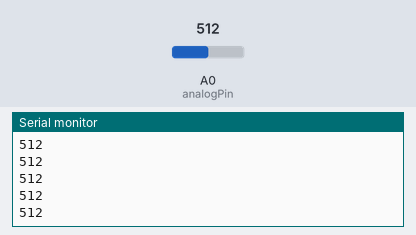
A sketch run on a simulated Arduino Uno, built with avr-gcc and run on an emulated ATmega328P. Shown: the last lines printed to the serial monitor. Inputs (shaded band) come from the test bench; at power-on: A0 (analogPin) = 512.

Above: at 1.2 s.
1.3 s: A0 (analogPin) set to 716
At 2.1 s:
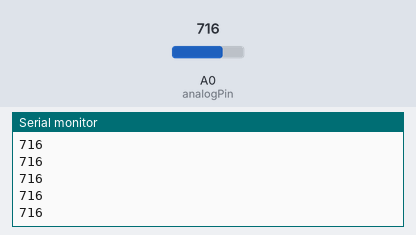
2.8 s: A0 (analogPin) set to 900
At 3.9 s:
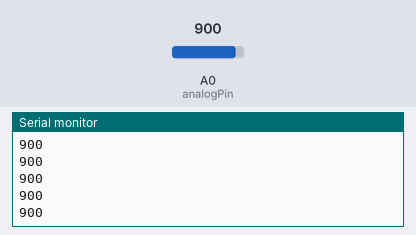
Timing chart, 0 to 5.8 s (numbered marks = the images above; inputs shaded):
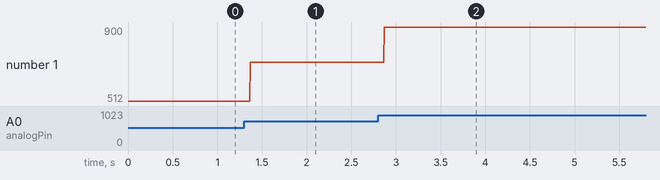

The sketch:

feb27-servo.ino
```cpp
int analogPin = A0;

void setup() {
  // put your setup code here, to run once:
  Serial.begin(9600);

}

void loop() {
  // put your main code here, to run repeatedly:
  int potRead = analogRead(analogPin);
  Serial.println(potRead);

}
```

Measured:
- after the input at 1.3 s, the serial monitor: prints a new line after 0.07 s (image 1)
- after the input at 2.8 s, the serial monitor: prints a new line after 0.07 s (image 2)
- plotted number 1: 512 → 716 after the input at 1.3 s, 716 → 900 after the input at 2.8 s
